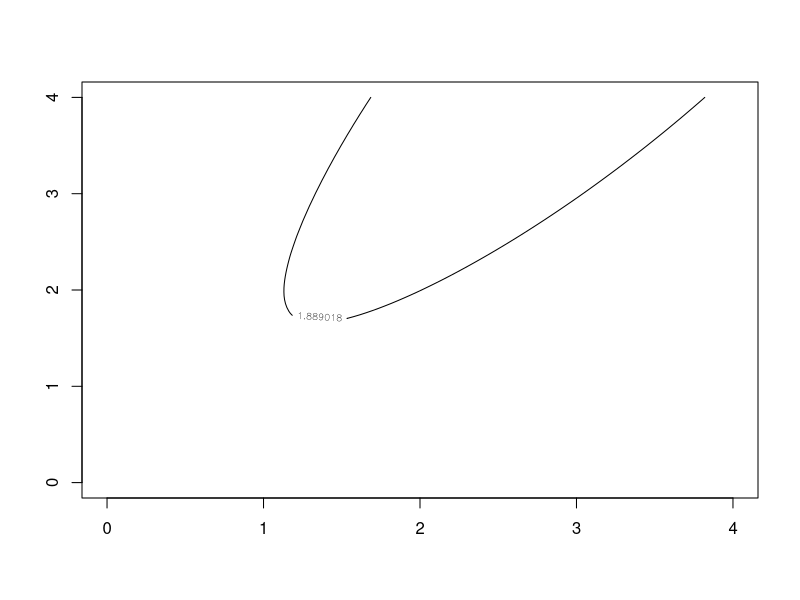

Write the R code that produced this figure.
rm(list = ls())

n <- 10
a <- 2
b <- 2


x <- rbeta(n, a, b)

A <- sum(log(x))
B <- sum(log(1 - x))

LogLikelihood <- function(theta, A, B, n) {
  a <- theta[1]
  b <- theta[2]
  
  l <- - n * lbeta(a, b) + (a - 1) * A + (b - 1) * B
  return(l)
}
menosLogLikelihood <- function(theta, ...) {
  - LogLikelihood(theta, ...)
}

theta.init <- c(1, 1)
opt <- optim(theta.init, menosLogLikelihood, A=A, B=B, n=n, hessian = TRUE)

(theta.hat <- opt$par)
(v.hat <- solve(opt$hessian))
(residuals.standard <- sqrt(diag(v.hat)))

alpha <- 0.05

# WALD IC for a.hat
(theta.hat[1] + c(-1, 1) * qnorm(1 - alpha / 2) * (residuals.standard[1]))

# WALD IC for b.hat
(theta.hat[2] + c(-1, 1) * qnorm(1 - alpha / 2) * (residuals.standard[2]))

test <- theta.hat[1] - theta.hat[2]
test.var <- t(c(1, -1)) %*% v.hat %*% c(1, -1) 
# El vector c(1, -1) se corresponde con las derivadas primeras de la transformación test

test.0 <- 0

wald.obs <- (test - test.0)  ^ 2 / test.var

(wald.pvalue <- 1 - pchisq(wald.obs, 1))

menosLogLikelihoodH0 <- function(a, ...) {
  theta <- c(a, a)
  - LogLikelihood(theta, ...)
}

opt.h0 <- optim(1, menosLogLikelihoodH0, A=A, B=B, n=n, hessian = TRUE)

emv.h0 <- c(opt.h0$par, opt.h0$par)

likeratio.obs <- 2 * (LogLikelihood(theta.hat, A, B, n) - LogLikelihood(emv.h0, A, B, n))

(likeratio.pvalue <- 1 - pchisq(likeratio.obs, 1))



# Confidence Region of Likelihood Ratio

region.delimiter <- LogLikelihood(emv.h0, A, B, n) - pchisq(1 - alpha, 2) / 2

region.x <- seq(0, 4, length.out = 100)
region.y <- seq(0, 4, length.out = 100)

region.func <- outer(region.x, region.y, function(a, b) {
  - n * lbeta(a, b) + (a - 1) * A + (b - 1) * B
})
contour(region.x, region.y, region.func, levels = c(region.delimiter))
